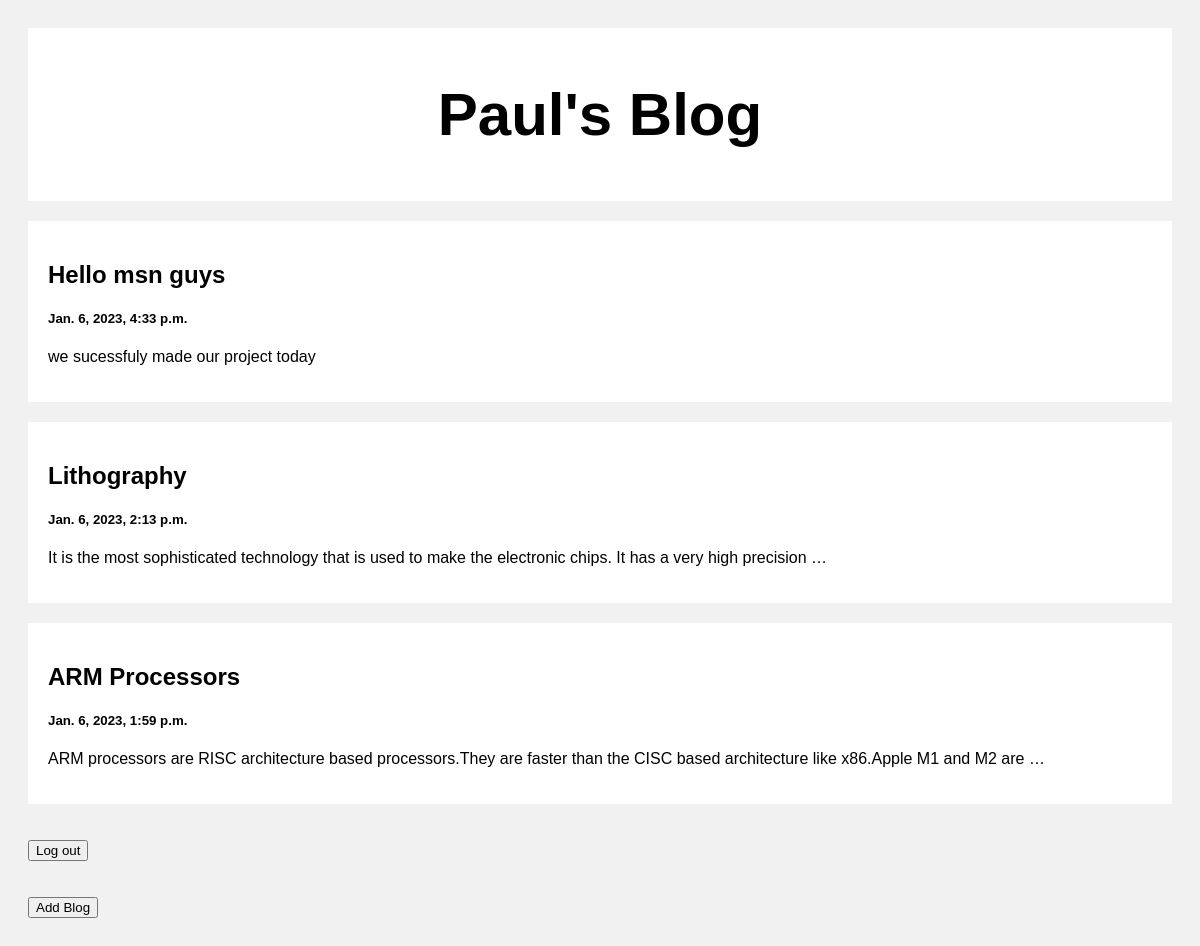
The app's page / (signed in) with its own data.
### posts/models.py (models this page shows)
class Post(models.Model):
    title = models.CharField(max_length=30)
    body = models.CharField(max_length=2000)
    created_at = models.DateTimeField(default=datetime.now,blank=True)

### posts/views.py (the view)
# urls.py: path('', views.index,name='index'),
def index(request):
    posts = Post.objects.all()
    return render(request,'index.html',{'in_posts':posts})

### templates/index.html (shortened to what this page needs)
<!DOCTYPE html>
<html>
<head>
</head>
<body>
    {% if user.is_authenticated %}
    <div class="header">
        <h2>Paul's Blog</h2>
      </div>
      <div class="row">
        <div class="leftcolumn">
          {% for post in in_posts reversed %}
          <div class="card">
              <a style="text-decoration: none; color: black;" href="/post/{{post.id}}">
                  <h2>{{post.title}}</h2>
                  <h5>{{post.created_at}}</h5>
                  <p>{{post.body|truncatewords:20}}</p>
              </a>
          </div>
          {% endfor %}
        </div>
      </div>
        <form action="logout">
            <br><br><input type="submit" value="Log out">
        </form>
        <form action="add_blog">
            <br><br><input type="submit" value="Add Blog">
        </form>
    {% endif %}
</body>
</html>

### templates/index.html (style rules this page uses)
* { box-sizing: border-box; }
body { font-family: Arial; padding: 20px; background: #f1f1f1; }
.header { padding: 2px; font-size: 40px; text-align: center; background: white; }
.leftcolumn { float: left; width: 100%; }
.card { background-color: white; padding: 20px; margin-top: 20px; }
.row:after { content: ""; display: table; clear: both; }

### records on screen
Post: title "Hello msn guys", created_at "Jan. 6, 2023, 4:33 p.m.", body "we sucessfuly made our project today"
Post: title "Lithography", created_at "Jan. 6, 2023, 2:13 p.m.", body "It is the most sophisticated technology that is used to make the electronic chips. It has a very high precision …"
Post: title "ARM Processors", created_at "Jan. 6, 2023, 1:59 p.m.", body "ARM processors are RISC architecture based processors.They are faster than the CISC based architecture like x86.Apple M1 and M2 are …"
